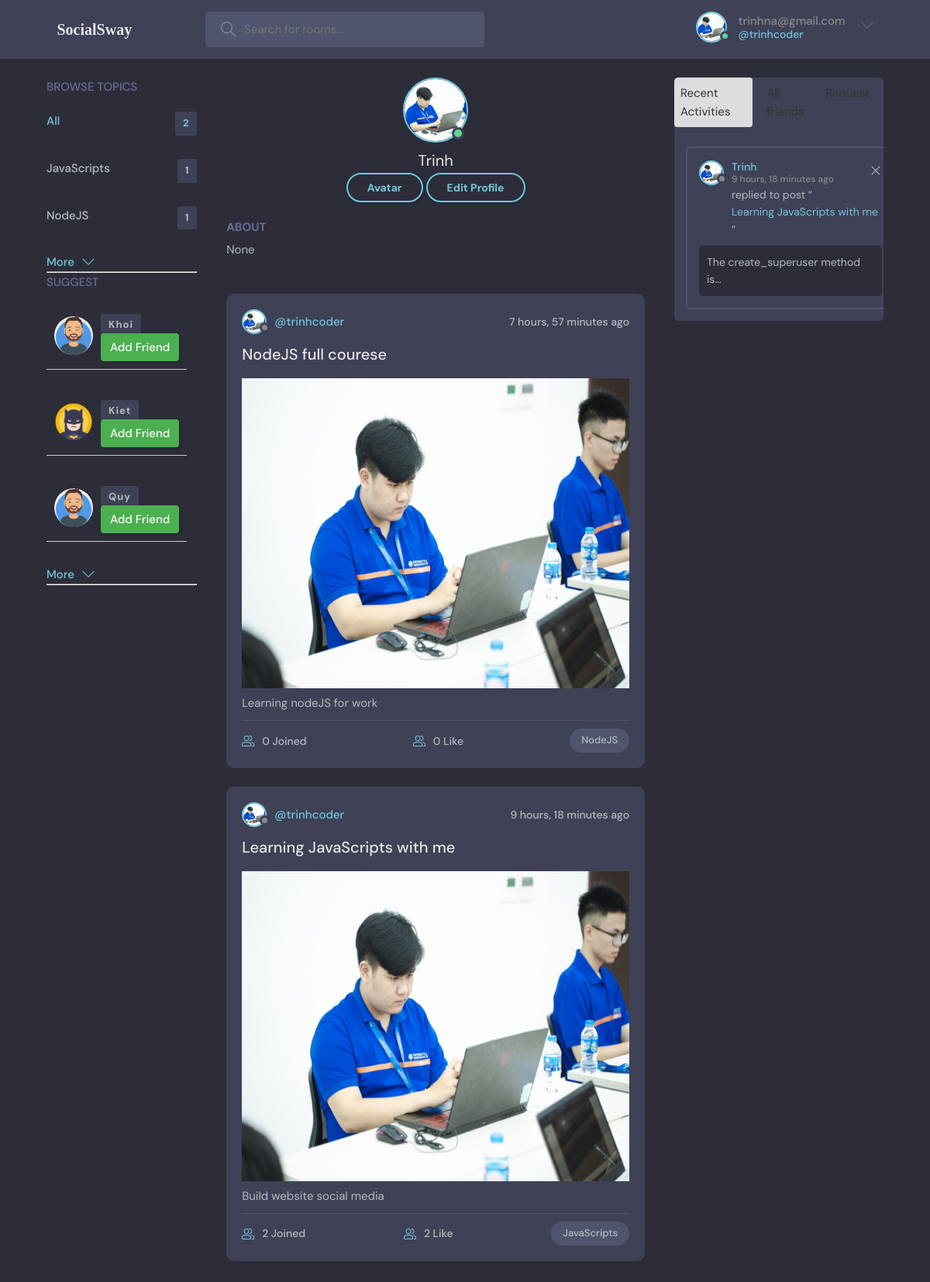
Page /profile/3/ (signed in) on the committed database.
### base/models.py (models this page shows, shortened)
class User(AbstractUser):
    name = models.CharField(max_length = 200, null = True)
    email =models.EmailField(unique = True,null =True)
    bio = models.TextField(null = True)
    avatar = models.ImageField(default='defaut1.png',null=True)
    USERNAME_FIELD ='email'
    REQUIRED_FIELDS = []

class Topic(models.Model):
    name = models.CharField(max_length=200)
    def __str__(seft):
        return seft.name

class Room(models.Model):
    host = models.ForeignKey(User,on_delete=models.SET_NULL,null =True)
    topic = models.ForeignKey(Topic,on_delete=models.SET_NULL,null=True)
    name = models.CharField(max_length=200,null =True)
    img = models.ImageField(default='',null=True)
    description = models.TextField(null = True, blank = True)
    participants = models.ManyToManyField(User,related_name='participants',blank=True)
    updated = models.DateTimeField(auto_now=True)
    created = models.DateTimeField(auto_now_add=True)
    class Meta:
        ordering = ['-updated','created']
    def __str__(seft):
        return seft.name

class Message(models.Model):
    user = models.ForeignKey(User,on_delete=models.CASCADE)
    room = models.ForeignKey(Room, on_delete=models.CASCADE)
    body = models.TextField()
    updated = models.DateTimeField(auto_now=True)
    created = models.DateTimeField(auto_now_add=True)
    class Meta:
        ordering = ['-updated','created']

### base/views.py (the view)
# urls.py: path('profile/<str:pk>/',views.userProfile,name="profile"),
def userProfile(request,pk):
    user = User.objects.get(id=pk)
    accepted_friends = Friendship.objects.filter(Q(sender=request.user, status='accepted') | Q(receiver=request.user, status='accepted'))
    all_users = User.objects.exclude(
        Q(id=request.user.id) | Q(friendship_sent__receiver=request.user, friendship_sent__status='accepted') | Q(friendship_received__sender=request.user, friendship_received__status='accepted')
    )
    random_users = random.sample(list(all_users), min(5, len(all_users)))
    rooms = user.room_set.all()
    room_message = user.message_set.all()[0:5]
    topic = Topic.objects.all()[0:5]
    context ={'user':user,'rooms':rooms,'room_message':room_message,'topic':topic ,'random_users':random_users ,'users':accepted_friends}
    return render(request,'base/profile.html',context)

### base/templates/base/profile.html (shortened to what this page needs)
{% extends 'main.html' %}
{% block content %}
<main class="profile-page layout layout--3">
  <div class="container">
    {% include 'base/topics_compo.html'%}
    <div class="roomList">
      <div class="profile">
        <div class="profile__avatar">
          <div class="image-container">
            <div class="avatar avatar--large active zoomable" id="avatar-image">
              <img src="{{ user.avatar.url }}" alt="Profile Image" >
            </div>
        </div>
        </div>
        <div class="profile__info">
          <h3>{{user.name}}</h3>
          {% if request.user == user %}
          <a href="{%url 'update_avatar' %}" class="btn btn--main btn--pill">Avatar</a>
          <a href="{%url 'update-user'%}" class="btn btn--main btn--pill">Edit Profile</a>
          {%else%}
          <a href="{%url 'addFriend' user.id %}" class="btn btn--main btn--pill">Add Friend</a>
          {% endif %}
        </div>
        <div class="profile__about">
          <h3>About</h3>
          <p>
            {{user.bio}}
          </p>
        </div>
      </div>
      {% include 'base/feed.html' %}
    </div>
    {% include 'base/activity.html' %}
</main>
{% endblock content %}

### templates/navbar.html (shortened to what this page needs)
{%load static%}
<header class="header header--loggedIn">
    <div class="container">
        <a href="{% url 'home' %}" class="header__logo">
            <h1 style="font-family: cursive">SocialSway</h1>
        </a>
        <form class="header__search" method="GET" action="{%url 'home'%}">
            <label>
                <input name="q" placeholder="Search for rooms..." />
            </label>
        </form>
        <nav class="header__menu">
            {%if request.user.is_authenticated%}
            <div class="header__user">
                <a href="{% url 'profile' request.user.id %}">
                    <div class="avatar avatar--medium active">
                        <img src="{{ request.user.avatar.url }}" />
                    </div>
                    <p>{{request.user}} <span>@{{request.user.username}}</span></p>
                </a>
                <button class="dropdown-button">
                    <svg version="1.1" xmlns="http://www.w3.org/2000/svg" width="32" height="32" viewBox="0 0 32 32">
                        <title>chevron-down</title>
                        <path d="M16 21l-13-13h-3l16 16 16-16h-3l-13 13z"></path>
                    </svg>
                </button>
            </div>
            {%else%}
            <a href="{% url 'login' %}">
                <img src="{% static 'images/avatar.svg'%}" alt="">
                <p>Login</p>
            </a>
            {%endif%}
        </nav>
    </div>
</header>

### base/templates/base/topics_compo.html (shortened to what this page needs)
<div class="topics">
    <div class="topics__header">
      <h2>Browse Topics</h2>
    </div>
    <ul class="topics__list">
      <li>
        <a href="/" class="active">All <span>{{topic.count}}</span></a>
      </li>
      {%for t in topic%}
      <li>
        <a href="{%url 'home' %}?q={{t.name}}">{{t.name}} <span>{{t.room_set.all.count}}</span></a>
      </li>
      {%endfor%}
    </ul>
    <a class="btn btn--link" href="{%url 'topics'%}">
      More
      <svg version="1.1" xmlns="http://www.w3.org/2000/svg" width="32" height="32" viewBox="0 0 32 32">
        <title>chevron-down</title>
        <path d="M16 21l-13-13h-3l16 16 16-16h-3l-13 13z"></path>
      </svg>
    </a>
    <hr>
    <div class="topics__header">
      <h2>Suggest</h2>
    </div>
    <ul class="topics__list">
      {% for r in random_users %}
      <li>
        <a href="{% url 'profile' r.id %}">
          <div class="friend-item">
            <div class="friend-avatar">
              <img src="{{ r.avatar.url }}" alt="{{ r.name }} Avatar" />
            </div>
            <div class="friend-info">
              <span class="friend-name">{{ r.name }}</span>
              <div class="friend-actions">
                <button class="btn btn--primary">Add Friend</button>
              </div>
            </div>
          </div>
        </a>
      </li>
      {% endfor %}
    </ul>
    <a class="btn btn--link" href="{%url 'friend'%}">
      More
      <svg version="1.1" xmlns="http://www.w3.org/2000/svg" width="32" height="32" viewBox="0 0 32 32">
        <title>chevron-down</title>
        <path d="M16 21l-13-13h-3l16 16 16-16h-3l-13 13z"></path>
      </svg>
    </a>
    <hr>
  </div>

### base/templates/base/feed.html (shortened to what this page needs)
<div class="scrollable-container">
{%for room in rooms%}
<div class="roomListRoom">
  <div class="roomListRoom__header">
    <a href="{% url 'profile' room.host.id%}" class="roomListRoom__author">
      <div class="avatar avatar--small">
        <img src="{{ room.host.avatar.url }}" />
      </div>
      <span>@{{room.host.username}}</span>
    </a>
    <div class="roomListRoom__actions">
      <span>{{room.created|timesince}} ago</span>
    </div>
  </div>
  <div class="roomListRoom__content">
    <a href="{%url 'room' room.id%}">{{room.name}}</a>
    <img src="{{room.host.avatar.url}}" alt="" width="420" height="400">
    <p>
      {{room.description}}
    </p>
  </div>
  <div class="roomListRoom__meta">
    <a href="{%url 'room' room.id%}" class="roomListRoom__joined">
      {{room.participants.all.count}} Joined
    </a>
    <a href="{%url 'room' room.id%}" class="roomListRoom__joined">
      {{room.participants.all.count}} Like
    </a>
    <p class="roomListRoom__topic">{{room.topic}}</p>
  </div>
</div>
{%endfor%}
</div>

### base/templates/base/activity.html (shortened to what this page needs)
<div class="activities">
  <div class="activities__header">
    <ul class="nav-tabs">
      <li class="tab-item active" onclick="showTab('recentActivities')">
        <a class="tab-link" id="tabRecentActivities">Recent Activities</a>
      </li>
      <li class="tab-item" onclick="showTab('friendList')">
        <a href="#" class="tab-link" id="tabFriendList">All friends</a>
      </li>
      <li class="tab-item" onclick="showTab('requestList')">
        <a href="#" class="tab-link" id="tabrequestList">Request </a>
      </li>
    </ul>
  </div>
  <div class="activities__content" id="recentActivities">
    {% for m in room_message %}
    <div class="activities__box">
      <div class="activities__boxHeader roomListRoom__header">
        <a href="{%url 'profile' m.user.id%}" class="roomListRoom__author">
          <div class="avatar avatar--small">
            <img src="{{m.user.avatar.url}}" />
          </div>
          <p>
            {{m.user.name}}
            <span>{{m.created|timesince}} ago</span>
          </p>
        </a>
        {% if request.user == m.user%}
        <div class="roomListRoom__actions">
          <a href="{%url 'delete-message' m.id%}">
            <svg version="1.1" xmlns="http://www.w3.org/2000/svg" width="32" height="32" viewBox="0 0 32 32">
              <title>remove</title>
              <path
                d="M27.314 6.019l-1.333-1.333-9.98 9.981-9.981-9.981-1.333 1.333 9.981 9.981-9.981 9.98 1.333 1.333 9.981-9.98 9.98 9.98 1.333-1.333-9.98-9.98 9.98-9.981z">
              </path>
            </svg>
          </a>
        </div>
        {%endif%}
      </div>
      <div class="activities__boxContent">
        <p>replied to post “<a href="{%url 'room' m.room.id%}">{{m.room}}</a>”</p>
        <div class="activities__boxRoomContent">
          {% if m.body|length > 5 %}
          {{ m.body|slice:":30" }}...
          {% else %}
          {{ m.body }}
          {% endif %}
        </div>
      </div>
    </div>
    {% endfor %}
  </div>
</div>
</div>

### base/templates/base/profile.html (style rules this page uses)
.zoomable { cursor: pointer; transition: transform 0.3s ease; }

### base/templates/base/topics_compo.html (style rules this page uses)
.topics__list { list-style: none; padding: 0; }
.friend-item { display: flex; align-items: center; justify-content: space-between; padding: 10px; border-bottom: 1px solid #ccc; }
.friend-avatar img { border-radius: 50%; width: 50px; height: 50px; object-fit: cover; margin-right: 10px; }
.friend-info { flex: 1; }
.friend-name { font-weight: bold; }
.friend-actions button { background-color: #4caf50; color: #fff; border: none; padding: 8px 12px; cursor: pointer; border-radius: 4px; }

### base/templates/base/feed.html (style rules this page uses)
.scrollable-container { overflow-y: auto; height: 110vh; }

### base/templates/base/activity.html (style rules this page uses)
.activities__content { overflow: hidden; width: 300px; }
.nav-tabs { list-style: none; padding: 0; margin: 0; display: flex; }
.tab-item { cursor: pointer; margin-right: 10px; padding: 8px; border-radius: 4px; transition: background-color 0.3s ease; }
.tab-item.active { background-color: #ddd; }
.tab-link { text-decoration: none; color: #333; }
.activities__content { margin-top: 10px; }
.activities__boxContent p { word-wrap: break-word; }

### rows in the picture
User: user.avatar (picture), user "trinhna@gmail.com", user.username "trinhcoder", avatar (picture), name "Trinh", bio "None"
Topic: name "JavaScripts", room_set.all.count "1"
Topic: name "NodeJS", room_set.all.count "1"
User: avatar (picture), name "Khoi"
User: avatar (picture), name "Kiet"
User: avatar (picture), name "Quy"
Room: host.avatar (picture), host.username "trinhcoder", created "7 hours, 57 minutes", name "NodeJS full courese", description "Learning nodeJS for work", participants.all.count "0", topic "NodeJS"
Room: host.avatar (picture), host.username "trinhcoder", created "9 hours, 18 minutes", name "Learning JavaScripts with me", description "Build website social media", participants.all.count "2", topic "JavaScripts"
Message: user.avatar (picture), user.name "Trinh", created "9 hours, 18 minutes", room "Learning JavaScripts with me", body "The create_superuser method is"

### other values in the picture
{{ topic.count }} "2"
